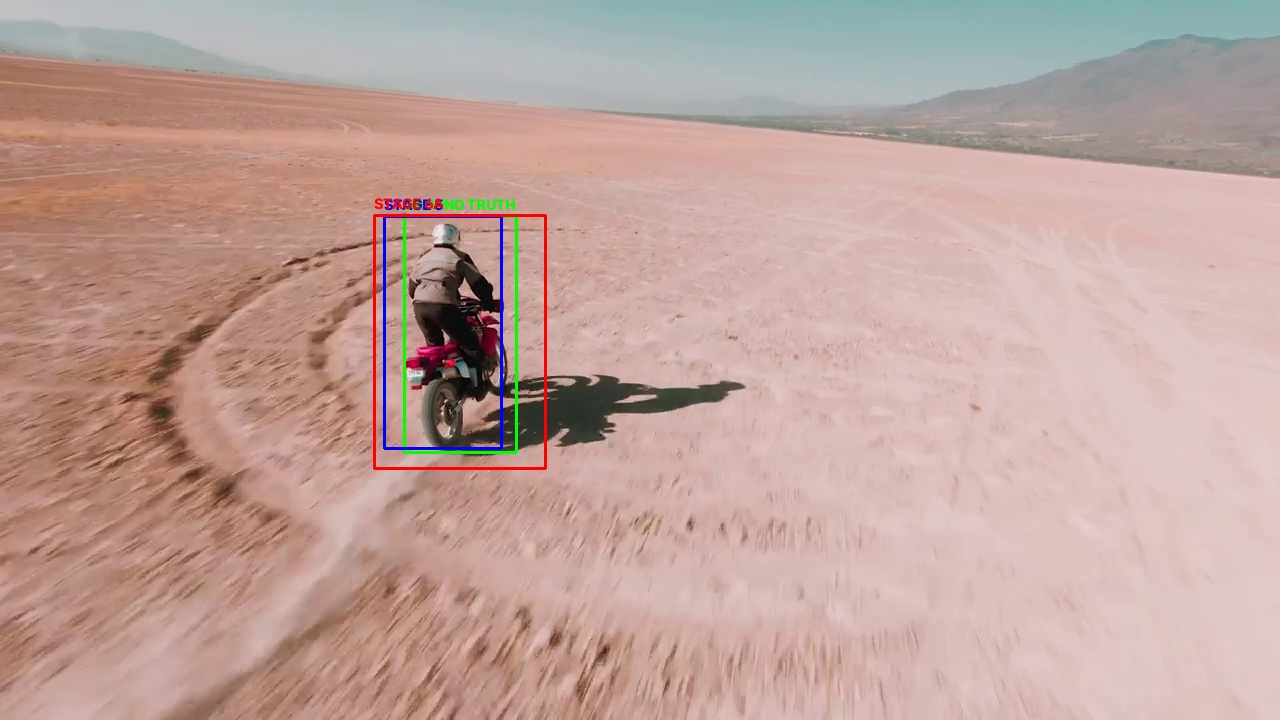
#> input picture results/stage8/overlays/frame_011.jpg, 1280 x 720 px
$ python stage8c_montage.py
#> lines starting #> are read from the running program, lines starting #| are printed output that depends on the picture; after the words box and inside, x2 and y2 are one past the last pixel; in counts of white or black regions, pixels touching at a corner belong together

import os
import cv2
import math

folder = "results/stage8/overlays"
output = "results/stage8/overlay_montage.jpg"

files = sorted(
    [
        f for f in os.listdir(folder)
        if f.lower().endswith((".jpg", ".png"))
    ]
)

if not files:
    raise RuntimeError("No overlay images found.")

thumb_width = 640
thumb_height = 360
label_height = 30
columns = 2
rows = math.ceil(len(files) / columns)

canvas = 255 * (
    __import__("numpy").ones(
        (rows * (thumb_height + label_height),
         columns * thumb_width, 3),
        dtype="uint8"
    )
)

for i, filename in enumerate(files):
    path = os.path.join(folder, filename)
    image = cv2.imread(path)
#> image is the input picture: shape (720, 1280, 3); mean B, G, R 156.1, 163.2, 191.7

    if image is None:
        continue

    image = cv2.resize(image, (thumb_width, thumb_height))
#> image: shape (360, 640, 3)

    row = i // columns
    col = i % columns
    x = col * thumb_width
    y = row * (thumb_height + label_height)

    canvas[y:y + thumb_height, x:x + thumb_width] = image
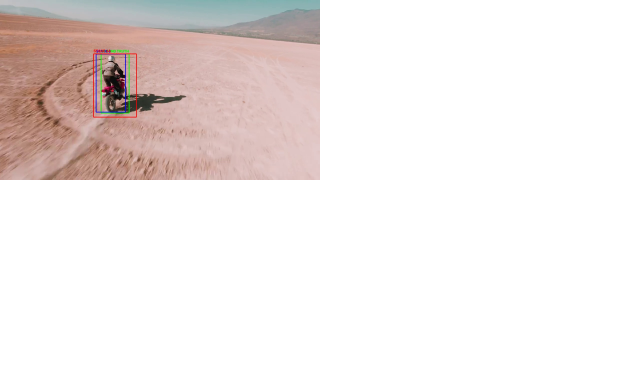
#> canvas: shape (780, 1280, 3) (shown at 1/2 size); mean B, G, R 232.2, 233.8, 240.4

    cv2.putText(
        canvas,
        filename,
        (x + 8, y + thumb_height + 22),
        cv2.FONT_HERSHEY_SIMPLEX,
        0.7,
        (0, 0, 0),
        2
    )
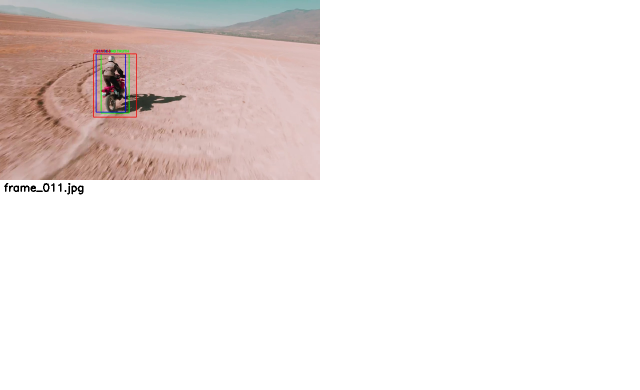
#> canvas: shape (780, 1280, 3) (shown at 1/2 size); 0.1% of pixels changed, all inside (x1, y1, x2, y2) = (8, 366, 167, 389)
#> pass 2 of the loop `for i, filename in enumerate(files):`:
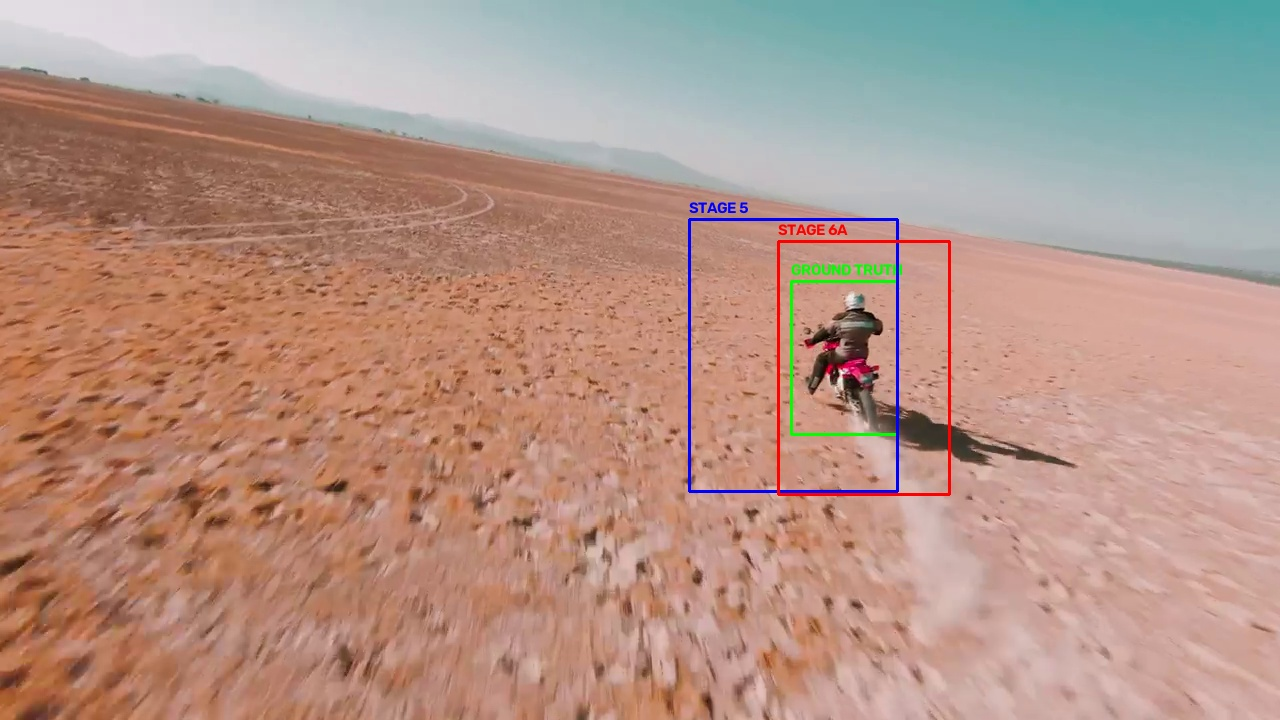
#> input picture results/stage8/overlays/frame_101.jpg, 1280 x 720 px
#> image is the input picture: shape (720, 1280, 3); mean B, G, R 135, 148.1, 179.5
#> image: shape (360, 640, 3)
#> `canvas[y:y + thumb_height, x:x + thumb_width] = image`:
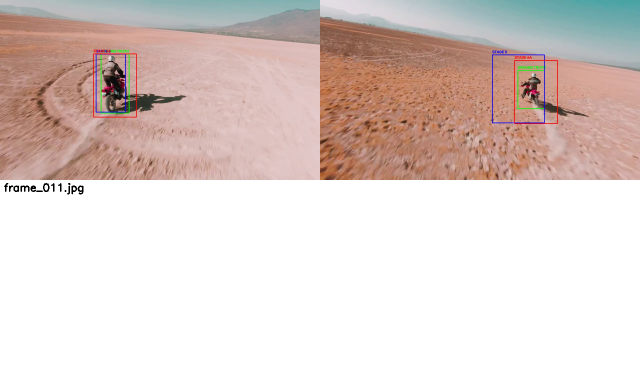
#> canvas: shape (780, 1280, 3) (shown at 1/2 size); mean B, G, R 204.3, 208.9, 222.8
#> `cv2.putText( canvas, filename, (x + 8, y + thumb_height + 22), cv2.FON..`:
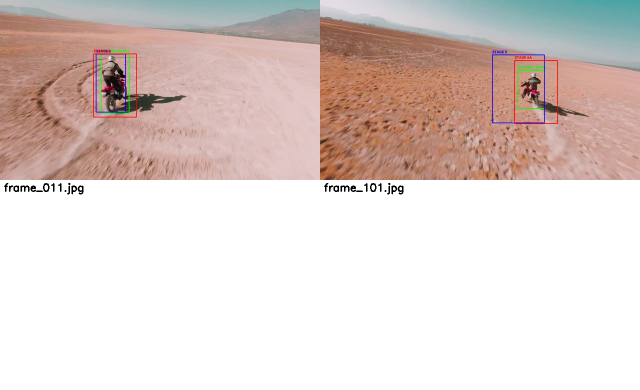
#> canvas: shape (780, 1280, 3) (shown at 1/2 size); 0.1% of pixels changed, all inside (x1, y1, x2, y2) = (648, 366, 807, 389)
#> pass 3 of the loop `for i, filename in enumerate(files):`:
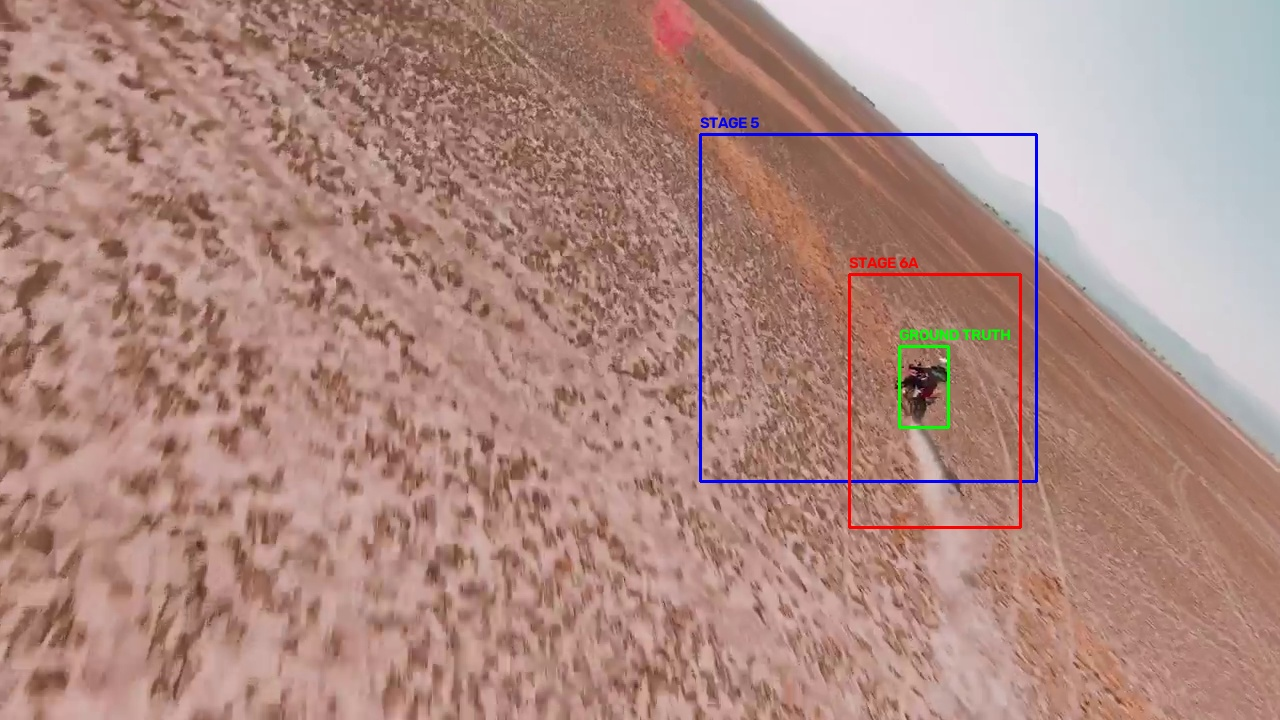
#> input picture results/stage8/overlays/frame_201.jpg, 1280 x 720 px
#> image is the input picture: shape (720, 1280, 3); mean B, G, R 129.8, 138.4, 174.1
#> image: shape (360, 640, 3)
#> `canvas[y:y + thumb_height, x:x + thumb_width] = image`:
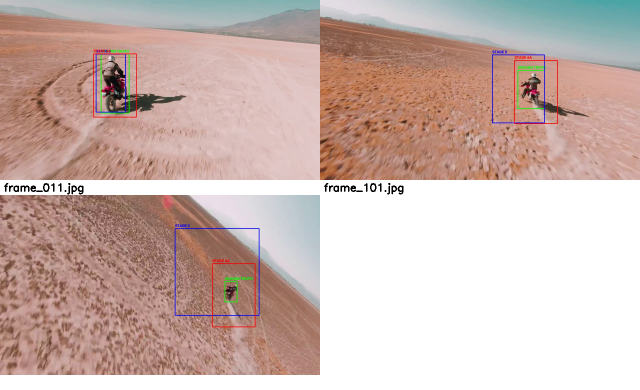
#> canvas: shape (780, 1280, 3) (shown at 1/2 size); mean B, G, R 175.1, 181.8, 203.9
#> `cv2.putText( canvas, filename, (x + 8, y + thumb_height + 22), cv2.FON..`:
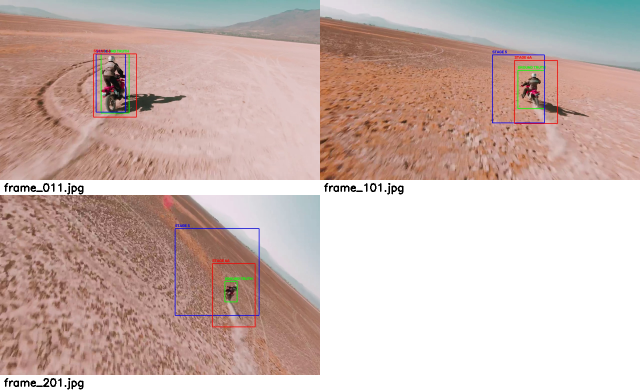
#> canvas: shape (780, 1280, 3) (shown at 1/2 size); 0.11% of pixels changed, all inside (x1, y1, x2, y2) = (8, 756, 167, 779)

cv2.imwrite(output, canvas)
print("Montage saved to:", output)
